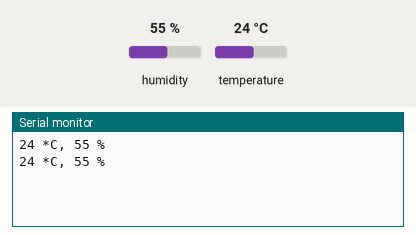
Simulated run of this sketch. Board: ESP8266 (NodeMCU). Parts: the last lines printed to the serial monitor. The inputs (shaded band) are chosen by the test bench; at power-on: humidity 55 %, temperature 24 °C.

Above: at 2.8 s.
2.9 s: humidity set to 22 %
At 5.3 s:
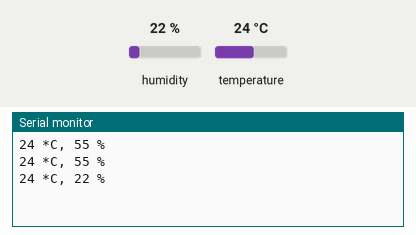
5.6 s: temperature set to 12 °C
At 6.5 s:
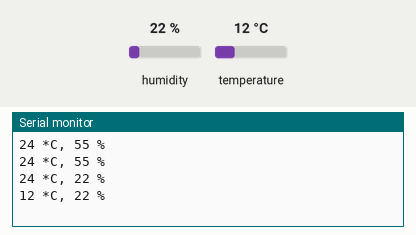
8.3 s: humidity set to 40 %
At 11.3 s:
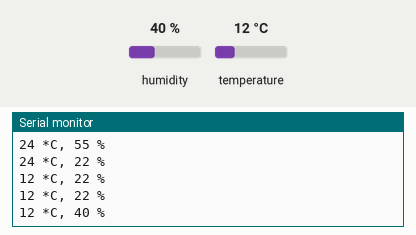
Timing chart, 0 to 12.8 s (numbered marks = the images above; inputs shaded):
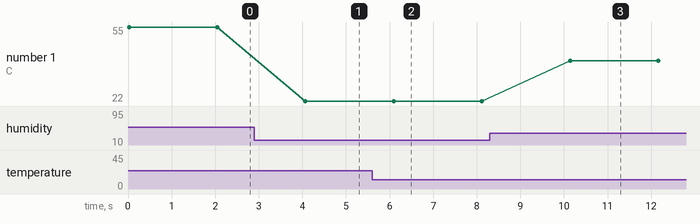

Measured:
- after the input at 2.9 s, the serial monitor: prints a new line after 1.2 s (image 1)
- after the input at 5.6 s, the serial monitor: prints a new line after 0.49 s (image 2)
- after the input at 8.3 s, the serial monitor: prints a new line after 1.8 s (image 3)
- plotted number 1: 55 → 22 after the input at 2.9 s, 22 → 40 after the input at 8.3 s

The sketch:

DHTTest.ino
```cpp
#include "DHT.h"

#define DHTPIN D3
#define DHTTYPE DHT11
DHT dht(DHTPIN, DHTTYPE);

int temp;
int humi;

void setup() {
  Serial.begin(9600);
  dht.begin();
}
void loop() {
  humi = dht.readHumidity();
  temp = dht.readTemperature();

  if (isnan(humi) || isnan(temp) ) {
    Serial.println("Failed to read from DHT sensor!");
    return;
  }
  Serial.print(temp); Serial.print(" *C, ");
  Serial.print(humi); Serial.println(" %");
  delay(2000);
}
```
